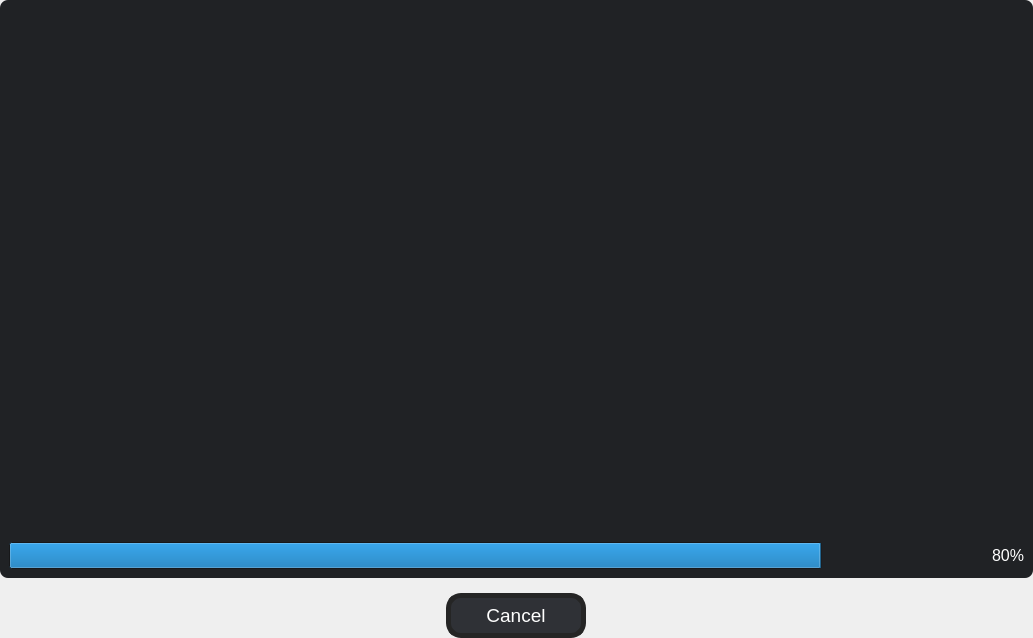
         <widget class="QWidget" name="scrollAreaWidgetContents_6">
          <property name="geometry">
           <rect>
            <x>0</x>
            <y>0</y>
            <width>1033</width>
            <height>638</height>
           </rect>
          </property>
          <layout class="QVBoxLayout" name="verticalLayout_22">
           <property name="spacing">
            <number>15</number>
           </property>
           <property name="leftMargin">
            <number>0</number>
           </property>
           <property name="topMargin">
            <number>0</number>
           </property>
           <property name="rightMargin">
            <number>0</number>
           </property>
           <property name="bottomMargin">
            <number>0</number>
           </property>
           <item>
            <widget class="QFrame" name="frame_28">
             <property name="minimumSize">
              <size>
               <width>650</width>
               <height>400</height>
              </size>
             </property>
             <property name="styleSheet">
              <string notr="true">background-color:rgb(32, 34, 37);
color:white;
border-radius:8px;
font-size:16px;</string>
             </property>
             <property name="frameShape">
              <enum>QFrame::StyledPanel</enum>
             </property>
             <property name="frameShadow">
              <enum>QFrame::Raised</enum>
             </property>
             <layout class="QVBoxLayout" name="verticalLayout_21">
              <item>
               <widget class="QPlainTextEdit" name="console">
                <property name="styleSheet">
                 <string notr="true"/>
                </property>
                <property name="readOnly">
                 <bool>true</bool>
                </property>
                <property name="plainText">
                 <string/>
                </property>
               </widget>
              </item>
              <item>
               <widget class="QProgressBar" name="downloadProg">
                <property name="layoutDirection">
                 <enum>Qt::LeftToRight</enum>
                </property>
                <property name="styleSheet">
                 <string notr="true"/>
                </property>
                <property name="value">
                 <number>80</number>
                </property>
                <property name="alignment">
                 <set>Qt::AlignRight|Qt::AlignTrailing|Qt::AlignVCenter</set>
                </property>
               </widget>
              </item>
             </layout>
            </widget>
           </item>
           <item alignment="Qt::AlignHCenter">
            <widget class="QPushButton" name="cancelLaunch">
             <property name="sizePolicy">
              <sizepolicy hsizetype="Preferred" vsizetype="Preferred">
               <horstretch>0</horstretch>
               <verstretch>0</verstretch>
              </sizepolicy>
             </property>
             <property name="minimumSize">
              <size>
               <width>140</width>
               <height>45</height>
              </size>
             </property>
             <property name="maximumSize">
              <size>
               <width>140</width>
               <height>45</height>
              </size>
             </property>
             <property name="cursor">
              <cursorShape>PointingHandCursor</cursorShape>
             </property>
             <property name="styleSheet">
              <string notr="true">QPushButton {
background-color: rgb(47, 49, 54);
border:5px solid rgb(37, 37, 37);
border-radius:15px;
color:white;
font:14pt;
}
QPushButton:hover {
background-color:rgb(37, 37, 37);
color:rgb(255, 0, 0);

}</string>
             </property>
             <property name="text">
              <string>Cancel</string>
             </property>
            </widget>
           </item>
          </layout>
         </widget>
